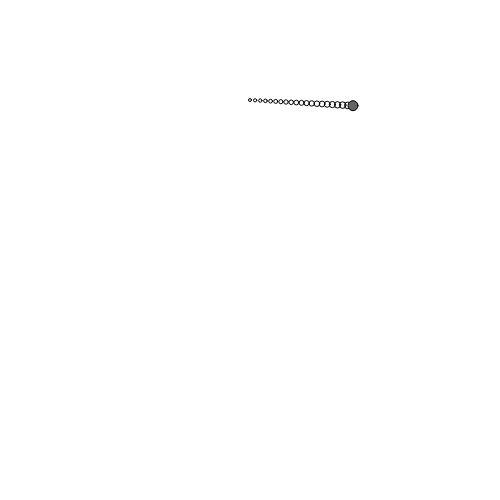
Frame 1 (no input)
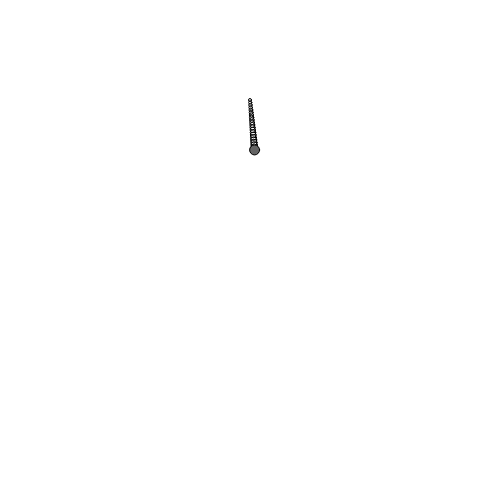
Frame 60 (no input)
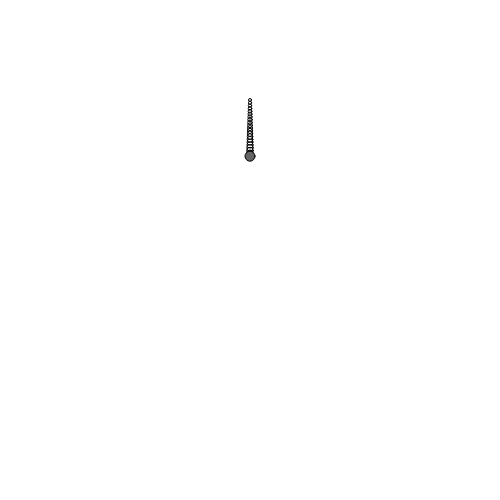
Frame 120 (the mouse pressed at the canvas centre since frame 60)

The p5.js sketch that drew these frames (run headless with seeded random() and noise() and a simulated clock; from frame 60 on, the mouse is pressed at the canvas centre):

// p5.js sketch
// ── sketch.js
var spring, k = -.05, gravity, len = 50, damping;

function setup() {
	createCanvas(500,500)
	spring = new Pend(random(width),random(height))
	gravity = createVector(0,0.1)
}

function draw() {
	background(255)
	spring.update()
	spring.display()
}

function Pend(x,y){
	this.origin = createVector(width/2,height/5);
	this.restLoc = createVector(this.origin.x, this.origin.y+len)
	this.loc = createVector(x,y);
	this.vel = createVector(random(1),0);
	this.acc = createVector();
	this.rad = 10
}

Pend.prototype = {
	update: function(){	
		var d = round(p5.Vector.dist(this.restLoc, this.loc))
		var springForce = this.spring(d).mult(k)
		this.applyForce(springForce)
		this.applyForce(gravity)
		this.vel.add(this.acc)
		this.vel.mult(.9)
		this.loc.add(this.vel)
		this.acc.mult(0)
	},
	spring: function(d){
		var force = this.loc.copy()
		force.sub(this.restLoc)
		return force
	},
	display: function(){
		noFill()
		var turns = 20
		for(var i = 0; i< turns; i++){
			var xLoc = this.origin.x+(this.loc.x - this.origin.x)/turns*i
			var yLoc = this.origin.y+(this.loc.y - this.origin.y)/turns*i
			ellipse(xLoc, yLoc, this.rad/50*i+3)
		}
		fill(100)		
		ellipse(this.loc.x, this.loc.y, this.rad)
	},
	applyForce: function(f){
		var force = f.copy()
		this.acc.add(force)
	}
}

function mousePressed(){
	var placeAt = createVector(mouseX,mouseY)
	spring = new Pend(placeAt.x, placeAt.y)
}
